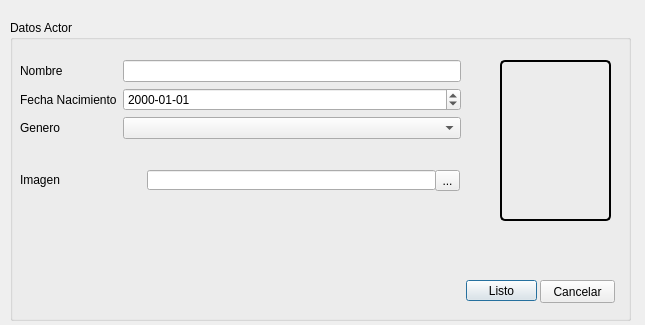
<?xml version="1.0" encoding="UTF-8"?>
<ui version="4.0">
 <class>Dialog</class>
 <widget class="QDialog" name="Dialog">
  <property name="geometry">
   <rect>
    <x>0</x>
    <y>0</y>
    <width>645</width>
    <height>325</height>
   </rect>
  </property>
  <property name="windowTitle">
   <string>Dialog</string>
  </property>
  <widget class="QGroupBox" name="groupBox">
   <property name="geometry">
    <rect>
     <x>10</x>
     <y>20</y>
     <width>621</width>
     <height>301</height>
    </rect>
   </property>
   <property name="title">
    <string>Datos Actor</string>
   </property>
   <widget class="QWidget" name="formLayoutWidget_3">
    <property name="geometry">
     <rect>
      <x>10</x>
      <y>40</y>
      <width>441</width>
      <height>101</height>
     </rect>
    </property>
    <layout class="QFormLayout" name="formLayout">
     <property name="fieldGrowthPolicy">
      <enum>QFormLayout::AllNonFixedFieldsGrow</enum>
     </property>
     <item row="0" column="0">
      <widget class="QLabel" name="label_1">
       <property name="text">
        <string>Nombre</string>
       </property>
      </widget>
     </item>
     <item row="0" column="1">
      <widget class="QLineEdit" name="LNombre"/>
     </item>
     <item row="1" column="0">
      <widget class="QLabel" name="label_3">
       <property name="text">
        <string>Fecha Nacimiento</string>
       </property>
      </widget>
     </item>
     <item row="1" column="1">
      <widget class="QDateEdit" name="LFecha">
       <property name="displayFormat">
        <string>yyyy-MM-dd</string>
       </property>
      </widget>
     </item>
     <item row="2" column="0">
      <widget class="QLabel" name="label_5">
       <property name="text">
        <string>Genero</string>
       </property>
      </widget>
     </item>
     <item row="2" column="1">
      <widget class="QComboBox" name="LGenero"/>
     </item>
    </layout>
   </widget>
   <widget class="QLabel" name="label_4">
    <property name="geometry">
     <rect>
      <x>10</x>
      <y>150</y>
      <width>51</width>
      <height>20</height>
     </rect>
    </property>
    <property name="text">
     <string>Imagen</string>
    </property>
   </widget>
   <widget class="QLineEdit" name="LImagen">
    <property name="geometry">
     <rect>
      <x>137</x>
      <y>150</y>
      <width>289</width>
      <height>20</height>
     </rect>
    </property>
   </widget>
   <widget class="QToolButton" name="toolButton">
    <property name="geometry">
     <rect>
      <x>425</x>
      <y>150</y>
      <width>25</width>
      <height>21</height>
     </rect>
    </property>
    <property name="text">
     <string>...</string>
    </property>
   </widget>
   <widget class="QPushButton" name="BListo">
    <property name="geometry">
     <rect>
      <x>456</x>
      <y>260</y>
      <width>71</width>
      <height>21</height>
     </rect>
    </property>
    <property name="text">
     <string>Listo</string>
    </property>
   </widget>
   <widget class="QPushButton" name="BCancelar">
    <property name="geometry">
     <rect>
      <x>530</x>
      <y>260</y>
      <width>75</width>
      <height>23</height>
     </rect>
    </property>
    <property name="text">
     <string>Cancelar</string>
    </property>
   </widget>
   <widget class="QLabel" name="Display">
    <property name="geometry">
     <rect>
      <x>490</x>
      <y>40</y>
      <width>111</width>
      <height>161</height>
     </rect>
    </property>
    <property name="styleSheet">
     <string notr="true"> border-style: solid;
     border-width: 2px;
     border-radius: 5px;
     border-color: black;</string>
    </property>
    <property name="text">
     <string/>
    </property>
    <property name="scaledContents">
     <bool>true</bool>
    </property>
   </widget>
  </widget>
 </widget>
 <resources/>
 <connections/>
</ui>
